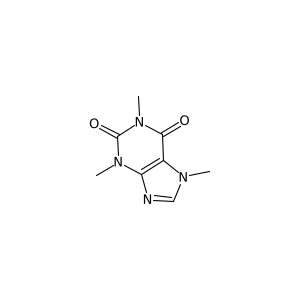
#> input picture experiments/decimer/caffeine.png, 299 x 299 px
$ jupyter execute --allow-errors test_decimer.ipynb
#> lines starting #> are read from the running program, lines starting #| are printed output that depends on the picture
[cell 1]
from matplotlib import pyplot as plt
import cv2
from decimer import DECIMER
from rdkit import Chem
import os
from selfies import encoder

img = cv2.imread('caffeine.png')
#> img is the input picture: shape (299, 299, 3); min 0, max 255, mean 253.2
plt.imshow(img)

Using decimer package available at [this link](https://github.com/Kohulan/DECIMER-Image_Transformer). This package includes three different models:
- Canonical: Model trained on images depicted using canonical SMILES
- Isomeric: Model trained on images depicted using isomeric SMILES, which includes stereochemical information + ions
- Augmented: Model trained on images depicted using isomeric SMILES with augmentations

[cell 2]
model_name = "Isomeric"
img_path = "caffeine.png"
#> (the rest of this cell did not finish here and is left out)

Como sugirió Rocío, transformamos la codificación de smiles en selfies. Hay una herramienta para realizar esta transformación disponible en este [GitHub link](https://github.com/aspuru-guzik-group/selfies_tutorial).

#> (a cell that did not finish here is left out)

### Ejemplo 1

[cell 4]
simple_mechanism = cv2.imread('test_images_pptx/12.2.png')
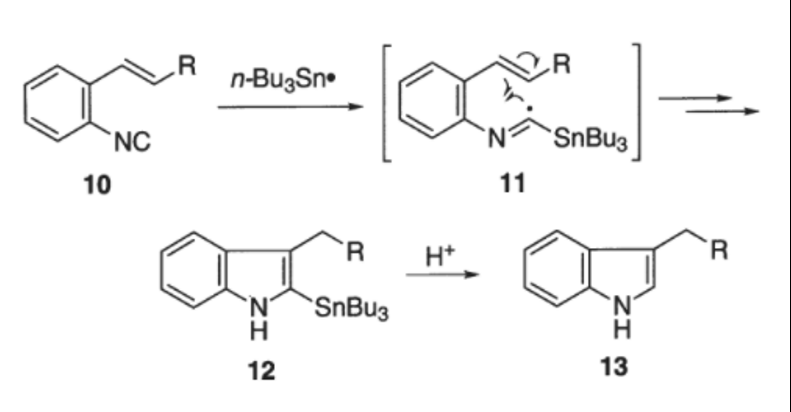
#> input picture experiments/decimer/test_images_pptx/12.2.png, 791 x 412 px
#> simple_mechanism is the input picture: shape (412, 791, 3); min 0, max 255, mean 246.9
plt.imshow(simple_mechanism)

#> (a cell that did not finish here is left out)

#> (a cell that did not finish here is left out)

#> (a cell that did not finish here is left out)

### Ejemplo 2

[cell 8]
simple_molecule = cv2.imread('test_images_pptx/12.2_molecule.png')
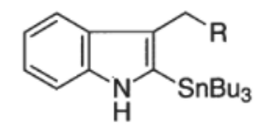
#> input picture experiments/decimer/test_images_pptx/12.2_molecule.png, 265 x 132 px
#> simple_molecule is the input picture: shape (132, 265, 3); min 29, max 255, mean 239.7
plt.imshow(simple_molecule)

#> (a cell that did not finish here is left out)

#> (a cell that did not finish here is left out)

#> (a cell that did not finish here is left out)

Como podemos ver, los resultados no son buenos. Vamos a probar con una imagen de mayor resolución. Sólo realizaremos experimentos utilizando la configuración `isomeric`, ya que es la que reconoce estructuras más complejas.

[cell 12]
from rdkit.Chem import Draw

def plot_and_process(img_path, config):
#> called with img_path = 'test_images_pptx/9_clean_molecule.png', config = 'Isomeric'
    img = cv2.imread(img_path)
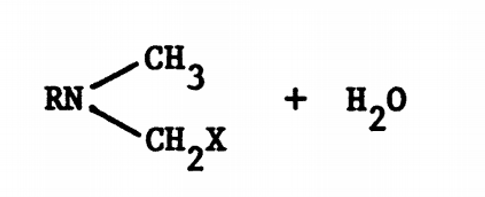
#> input picture experiments/decimer/test_images_pptx/9_clean_molecule.png, 485 x 197 px
#> img is the input picture: shape (197, 485, 3); min 0, max 255, mean 243.3
    plt.title("Imagen original")
    plt.imshow(img)

    smiles_code = DECIMER.predict_SMILES(img_path,config)
    print("Predicción:",smiles_code)
    result_img = Chem.MolFromSmiles(smiles_code)
    plt.figure()
    plt.title("Predicción")
    plt.imshow(Draw.MolToImage(result_img))

[cell 13]
img_path = 'test_images_pptx/9_clean_molecule.png'
plot_and_process(img_path, 'Isomeric')
#> (the call stopped at in plot_and_process, `smiles_code = DECIMER.predict_SMILES(img_path,config)`: decimer is not available in this run)

[cell 14]
img_path = 'test_images_pptx/9_clean_molecule_2.png'
plot_and_process(img_path, 'Isomeric')
#> call 2 of plot_and_process, with img_path = 'test_images_pptx/9_clean_molecule_2.png', config = 'Isomeric'
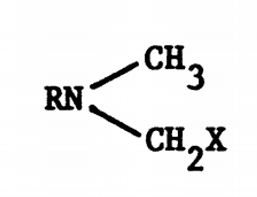
#> input picture experiments/decimer/test_images_pptx/9_clean_molecule_2.png, 257 x 197 px
#> in plot_and_process, img is the input picture: shape (197, 257, 3); min 0, max 255, mean 238.8
#> (the call stopped at in plot_and_process, `smiles_code = DECIMER.predict_SMILES(img_path,config)`: decimer is not available in this run)

[cell 15]
img_path = 'test_images_pptx/9_clean.png'
plot_and_process(img_path, 'Isomeric')
#> call 3 of plot_and_process, with img_path = 'test_images_pptx/9_clean.png', config = 'Isomeric'
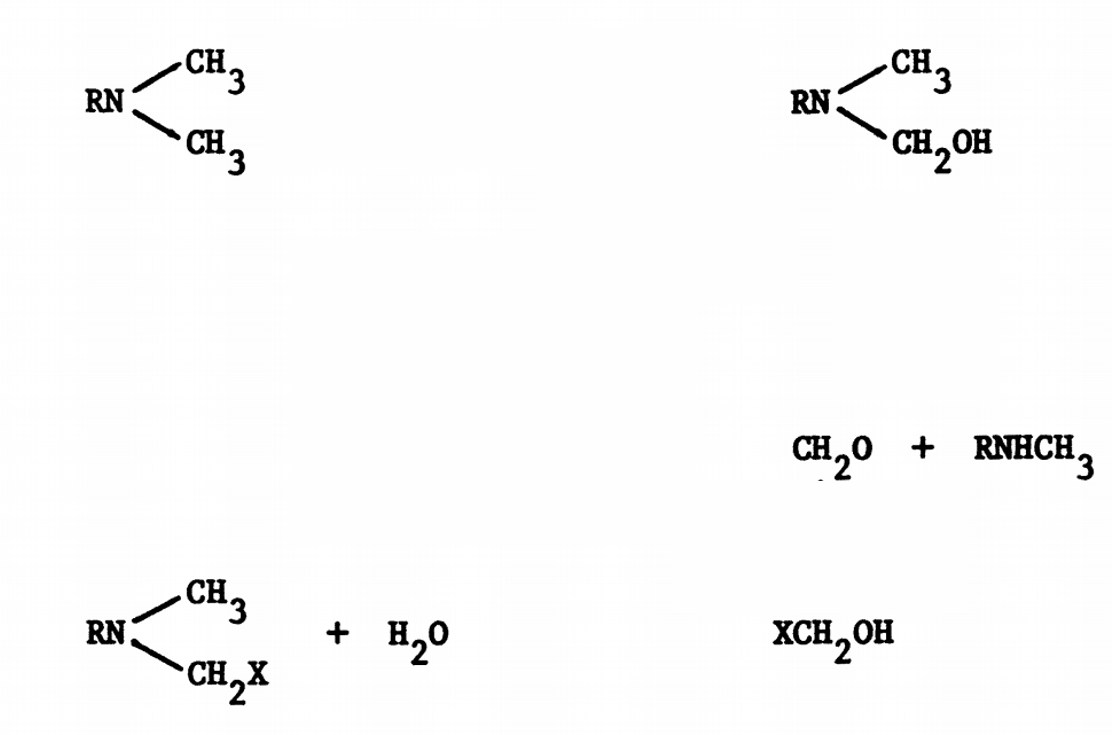
#> input picture experiments/decimer/test_images_pptx/9_clean.png, 1112 x 735 px
#> in plot_and_process, img is the input picture: shape (735, 1112, 3); min 0, max 255, mean 249.5
#> (the call stopped at in plot_and_process, `smiles_code = DECIMER.predict_SMILES(img_path,config)`: decimer is not available in this run)

[cell 16]
img_path = 'test_images_pptx/9.png'
#> (the rest of this cell did not finish here and is left out)


Malos resultados. Intentemos de nuevo con otra imagen, más parecida a la que da como ejemplo la documentación.

[cell 17]
img_path = 'test_images_pptx/10_clean_molecule.png'
#> (the rest of this cell did not finish here and is left out)

Además, leyendo los issues del repositorio encontramos la siguiente información de parte del autor: _Thank you for your interest. currently, our tool only works with images with a scale of 299x299 and the molecule should be centred in the canvas. We are working on an input pipeline and will update the code soon._

Vamos a ver que ocurre generando imágenes con rdkit que cumplan estas características e introduciéndolas en DECIMER

[cell 18]
def generate_compound_image_file(smiles, file_name):
#> (the call stopped at in generate_compound_image_file, `result = Chem.MolFromSmiles(smiles)`: rdkit is not available in this run)
